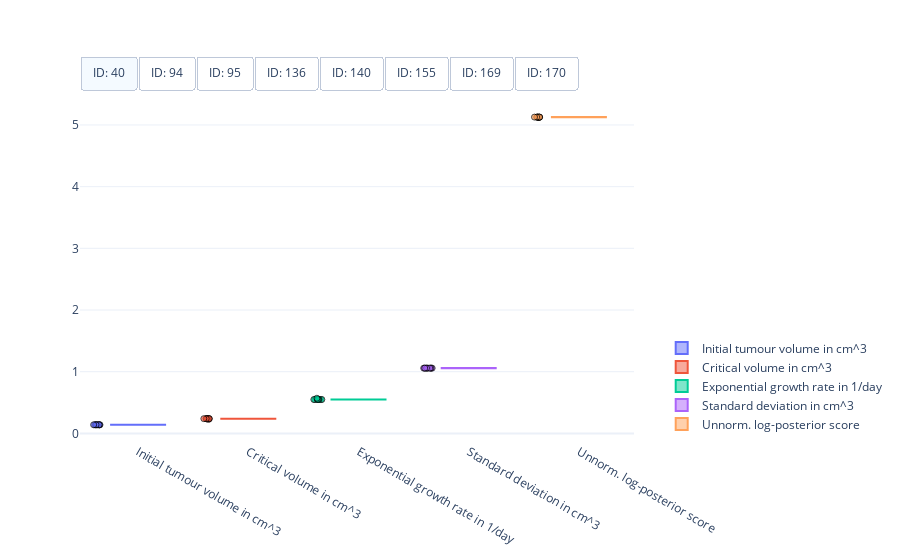

Notebook cell for this chart:
### Code cell
#
# Visualisation of the spread of optimised model parameters for multiple runs from different initial points.
#
# This cell needs the above optimised parameters, and their respective objective function scores, as well as the data
# [mouse_parameters, log_posterior_scores, data]
#

import plotly.colors
import plotly.graph_objects as go


# Get mouse ids
mouse_ids = data['#ID'].unique()

# Get number of parameters + score (for visualisation)
n_params = mouse_parameters.shape[2] + 1

# Define colorscheme
colors = plotly.colors.qualitative.Plotly[:n_params]

# Get optimised parameters
optimised_parameters = mouse_parameters

# Get optimised parameters
scores = log_posterior_scores

# Create figure
fig = go.Figure()

# Box plot of optimised model parameters
for index, id_m in enumerate(mouse_ids):
    # Get optimised parameters
    parameters = optimised_parameters[index, ...]

    # Get scores
    score = scores[index, :]

    # Create box plot of for initial tumour volume
    fig.add_trace(
        go.Box(
            y=parameters[:, 0],  
            name="Initial tumour volume in cm^3",
            boxpoints='all',
            jitter=0.2,
            pointpos=-1.5,
            visible=True if index == 0 else False,
            marker=dict(
                symbol='circle',
                opacity=0.7,
                line=dict(color='black', width=1)),
            marker_color=colors[0],
            line_color=colors[0]))

    # Create box plot for critical volume
    fig.add_trace(
        go.Box(
            y=parameters[:, 1],  
            name="Critical volume in cm^3",
            boxpoints='all',
            jitter=0.2,
            pointpos=-1.5,
            visible=True if index == 0 else False,
            marker=dict(
                symbol='circle',
                opacity=0.7,
                line=dict(color='black', width=1)),
            marker_color=colors[1],
            line_color=colors[1]))

    # Create box plot of for exponential tumour growth
    fig.add_trace(
        go.Box(
            y=parameters[:, 2],  
            name="Exponential growth rate in 1/day",
            boxpoints='all',
            jitter=0.2,
            pointpos=-1.5,
            visible=True if index == 0 else False,
            marker=dict(
                symbol='circle',
                opacity=0.7,
                line=dict(color='black', width=1)),
            marker_color=colors[2],
            line_color=colors[2]))

    # Create box plot for sigma
    fig.add_trace(
        go.Box(
            y=parameters[:, 3],  
            name="Standard deviation in cm^3",
            boxpoints='all',
            jitter=0.2,
            pointpos=-1.5,
            visible=True if index == 0 else False,
            marker=dict(
                symbol='circle',
                opacity=0.7,
                line=dict(color='black', width=1)),
            marker_color=colors[3],
            line_color=colors[3]))
    
    # Create box plot of for objective function score
    fig.add_trace(
        go.Box(
            y=score,  
            name="Unnorm. log-posterior score",
            boxpoints='all',
            jitter=0.2,
            pointpos=-1.5,
            visible=True if index == 0 else False,
            marker=dict(
                symbol='circle',
                opacity=0.7,
                line=dict(color='black', width=1)),
            marker_color=colors[4],
            line_color=colors[4]))

# Set figure size
fig.update_layout(
    autosize=True,
    template="plotly_white")

# Add switch between mice
fig.update_layout(
    updatemenus=[
        dict(
            type = "buttons",
            direction = "right",
            buttons=list([
                dict(
                    args=[{"visible": [True]*5 + [False]*(5 * 7)}],
                    label="ID: %d" % mouse_ids[0],
                    method="restyle"
                ),
                dict(
                    args=[{"visible": [False]*5 + [True]*5 + [False]*(5 * 6)}],
                    label="ID: %d" % mouse_ids[1],
                    method="restyle"
                ),
                dict(
                    args=[{"visible": [False]*(5 * 2) + [True]*5 + [False]*(5 * 5)}],
                    label="ID: %d" % mouse_ids[2],
                    method="restyle"
                ),
                dict(
                    args=[{"visible": [False]*(5 * 3) + [True]*5 + [False]*(5 * 4)}],
                    label="ID: %d" % mouse_ids[3],
                    method="restyle"
                ),
                dict(
                    args=[{"visible": [False]*(5 * 4) + [True]*5 + [False]*(5 * 3)}],
                    label="ID: %d" % mouse_ids[4],
                    method="restyle"
                ),
                dict(
                    args=[{"visible": [False]*(5 * 5) + [True]*5 + [False]*(5 * 2)}],
                    label="ID: %d" % mouse_ids[5],
                    method="restyle"
                ),
                dict(
                    args=[{"visible": [False]*(5 * 6) + [True]*5 + [False]* 5}],
                    label="ID: %d" % mouse_ids[6],
                    method="restyle"
                ),
                dict(
                    args=[{"visible": [False]*(5 * 7) + [True]*5}],
                    label="ID: %d" % mouse_ids[7],
                    method="restyle"
                )
            ]),
            pad={"r": 0, "t": -10},
            showactive=True,
            x=0.0,
            xanchor="left",
            y=1.1,
            yanchor="top"
        )
    ]
)

# Position legend
fig.update_layout(legend=dict(
    yanchor="bottom",
    y=0.01,
    xanchor="left",
    x=1.05))

# Show figure
fig.show()

### Figure 1 — Plotly figure (JSON) as saved in the notebook; plotly's stock layout.template omitted (floating-point values rounded to 4 significant figures)
{"data": [{"boxpoints": "all", "jitter": 0.2, "line": {"color": "#636EFA"}, "marker": {"color": "#636EFA", "line": {"color": "black", "width": 1}, "opacity": 0.7, "symbol": "circle"}, "name": "Initial tumour volume in cm^3", "pointpos": -1.5, "type": "box", "visible": true, "y": [0.1392, 0.14, 0.1391, 0.1397, 0.1395, 0.1377, 0.1398, 0.1397, 0.1393, 0.1397]}, {"boxpoints": "all", "jitter": 0.2, "line": {"color": "#EF553B"}, "marker": {"color": "#EF553B", "line": {"color": "black", "width": 1}, "opacity": 0.7, "symbol": "circle"}, "name": "Critical volume in cm^3", "pointpos": -1.5, "type": "box", "visible": true, "y": [0.2377, 0.2389, 0.2375, 0.2384, 0.2381, 0.2274, 0.2387, 0.2384, 0.2378, 0.2385]}, {"boxpoints": "all", "jitter": 0.2, "line": {"color": "#00CC96"}, "marker": {"color": "#00CC96", "line": {"color": "black", "width": 1}, "opacity": 0.7, "symbol": "circle"}, "name": "Exponential growth rate in 1/day", "pointpos": -1.5, "type": "box", "visible": true, "y": [0.5511, 0.5485, 0.5515, 0.5495, 0.55, 0.5699, 0.5488, 0.5496, 0.5508, 0.5494]}, {"boxpoints": "all", "jitter": 0.2, "line": {"color": "#AB63FA"}, "marker": {"color": "#AB63FA", "line": {"color": "black", "width": 1}, "opacity": 0.7, "symbol": "circle"}, "name": "Standard deviation in cm^3", "pointpos": -1.5, "type": "box", "visible": true, "y": [1.058, 1.058, 1.058, 1.058, 1.058, 1.058, 1.058, 1.058, 1.058, 1.058]}, {"boxpoints": "all", "jitter": 0.2, "line": {"color": "#FFA15A"}, "marker": {"color": "#FFA15A", "line": {"color": "black", "width": 1}, "opacity": 0.7, "symbol": "circle"}, "name": "Unnorm. log-posterior score", "pointpos": -1.5, "type": "box", "visible": true, "y": [5.127, 5.127, 5.127, 5.127, 5.127, 5.121, 5.127, 5.127, 5.128, 5.127]}, {"boxpoints": "all", "jitter": 0.2, "line": {"color": "#636EFA"}, "marker": {"color": "#636EFA", "line": {"color": "black", "width": 1}, "opacity": 0.7, "symbol": "circle"}, "name": "Initial tumour volume in cm^3", "pointpos": -1.5, "type": "box", "visible": false, "y": [0.0748, 0.07456, 0.0748, 0.0748, 0.0748, 0.0748, 0.07499, 0.07455, 0.07455, 0.0753]}, {"boxpoints": "all", "jitter": 0.2, "line": {"color": "#EF553B"}, "marker": {"color": "#EF553B", "line": {"color": "black", "width": 1}, "opacity": 0.7, "symbol": "circle"}, "name": "Critical volume in cm^3", "pointpos": -1.5, "type": "box", "visible": false, "y": [0.06177, 0.06049, 0.06177, 0.06177, 0.06177, 0.06177, 0.06206, 0.06049, 0.06046, 0.0647]}, {"boxpoints": "all", "jitter": 0.2, "line": {"color": "#00CC96"}, "marker": {"color": "#00CC96", "line": {"color": "black", "width": 1}, "opacity": 0.7, "symbol": "circle"}, "name": "Exponential growth rate in 1/day", "pointpos": -1.5, "type": "box", "visible": false, "y": [0.3301, 0.3358, 0.3301, 0.3301, 0.3301, 0.3301, 0.3286, 0.3358, 0.336, 0.3179]}, {"boxpoints": "all", "jitter": 0.2, "line": {"color": "#AB63FA"}, "marker": {"color": "#AB63FA", "line": {"color": "black", "width": 1}, "opacity": 0.7, "symbol": "circle"}, "name": "Standard deviation in cm^3", "pointpos": -1.5, "type": "box", "visible": false, "y": [1.023, 1.023, 1.023, 1.023, 1.023, 1.023, 1.023, 1.023, 1.023, 1.023]}, {"boxpoints": "all", "jitter": 0.2, "line": {"color": "#FFA15A"}, "marker": {"color": "#FFA15A", "line": {"color": "black", "width": 1}, "opacity": 0.7, "symbol": "circle"}, "name": "Unnorm. log-posterior score", "pointpos": -1.5, "type": "box", "visible": false, "y": [23.48, 23.48, 23.48, 23.48, 23.48, 23.48, 23.48, 23.48, 23.48, 23.48]}, {"boxpoints": "all", "jitter": 0.2, "line": {"color": "#636EFA"}, "marker": {"color": "#636EFA", "line": {"color": "black", "width": 1}, "opacity": 0.7, "symbol": "circle"}, "name": "Initial tumour volume in cm^3", "pointpos": -1.5, "type": "box", "visible": false, "y": [0.2209, 0.2209, 0.2209, 0.2209, 0.2209, 0.2209, 0.2209, 0.2209, 0.2209, 0.2209]}, {"boxpoints": "all", "jitter": 0.2, "line": {"color": "#EF553B"}, "marker": {"color": "#EF553B", "line": {"color": "black", "width": 1}, "opacity": 0.7, "symbol": "circle"}, "name": "Critical volume in cm^3", "pointpos": -1.5, "type": "box", "visible": false, "y": [1000.0, 1000.0, 1000.0, 1000.0, 1000.0, 1000.0, 1000.0, 1000.0, 1000.0, 1000.0]}, {"boxpoints": "all", "jitter": 0.2, "line": {"color": "#00CC96"}, "marker": {"color": "#00CC96", "line": {"color": "black", "width": 1}, "opacity": 0.7, "symbol": "circle"}, "name": "Exponential growth rate in 1/day", "pointpos": -1.5, "type": "box", "visible": false, "y": [0.1112, 0.1112, 0.1112, 0.1112, 0.1112, 0.1112, 0.1112, 0.1112, 0.1112, 0.1112]}, {"boxpoints": "all", "jitter": 0.2, "line": {"color": "#AB63FA"}, "marker": {"color": "#AB63FA", "line": {"color": "black", "width": 1}, "opacity": 0.7, "symbol": "circle"}, "name": "Standard deviation in cm^3", "pointpos": -1.5, "type": "box", "visible": false, "y": [1.105, 1.105, 1.105, 1.105, 1.105, 1.105, 1.105, 1.105, 1.105, 1.105]}, {"boxpoints": "all", "jitter": 0.2, "line": {"color": "#FFA15A"}, "marker": {"color": "#FFA15A", "line": {"color": "black", "width": 1}, "opacity": 0.7, "symbol": "circle"}, "name": "Unnorm. log-posterior score", "pointpos": -1.5, "type": "box", "visible": false, "y": [-0.5665, -0.5665, -0.5665, -0.5665, -0.5665, -0.5665, -0.5665, -0.5665, -0.5665, -0.5665]}, {"boxpoints": "all", "jitter": 0.2, "line": {"color": "#636EFA"}, "marker": {"color": "#636EFA", "line": {"color": "black", "width": 1}, "opacity": 0.7, "symbol": "circle"}, "name": "Initial tumour volume in cm^3", "pointpos": -1.5, "type": "box", "visible": false, "y": [0.149, 0.149, 0.149, 0.149, 0.1489, 0.1496, 0.1477, 0.149, 0.1489, 0.1501]}, {"boxpoints": "all", "jitter": 0.2, "line": {"color": "#EF553B"}, "marker": {"color": "#EF553B", "line": {"color": "black", "width": 1}, "opacity": 0.7, "symbol": "circle"}, "name": "Critical volume in cm^3", "pointpos": -1.5, "type": "box", "visible": false, "y": [1.187, 1.186, 1.186, 1.186, 1.186, 1.218, 1.128, 1.187, 1.186, 1.223]}, {"boxpoints": "all", "jitter": 0.2, "line": {"color": "#00CC96"}, "marker": {"color": "#00CC96", "line": {"color": "black", "width": 1}, "opacity": 0.7, "symbol": "circle"}, "name": "Exponential growth rate in 1/day", "pointpos": -1.5, "type": "box", "visible": false, "y": [0.1085, 0.1085, 0.1085, 0.1086, 0.1086, 0.1076, 0.1105, 0.1085, 0.1086, 0.1073]}, {"boxpoints": "all", "jitter": 0.2, "line": {"color": "#AB63FA"}, "marker": {"color": "#AB63FA", "line": {"color": "black", "width": 1}, "opacity": 0.7, "symbol": "circle"}, "name": "Standard deviation in cm^3", "pointpos": -1.5, "type": "box", "visible": false, "y": [1.055, 1.055, 1.055, 1.055, 1.055, 1.055, 1.055, 1.055, 1.055, 1.055]}, {"boxpoints": "all", "jitter": 0.2, "line": {"color": "#FFA15A"}, "marker": {"color": "#FFA15A", "line": {"color": "black", "width": 1}, "opacity": 0.7, "symbol": "circle"}, "name": "Unnorm. log-posterior score", "pointpos": -1.5, "type": "box", "visible": false, "y": [11.68, 11.68, 11.68, 11.68, 11.68, 11.68, 11.68, 11.68, 11.68, 11.68]}, {"boxpoints": "all", "jitter": 0.2, "line": {"color": "#636EFA"}, "marker": {"color": "#636EFA", "line": {"color": "black", "width": 1}, "opacity": 0.7, "symbol": "circle"}, "name": "Initial tumour volume in cm^3", "pointpos": -1.5, "type": "box", "visible": false, "y": [0.08418, 0.08418, 0.08418, 0.08418, 0.08418, 0.08418, 0.08418, 0.08418, 0.08418, 0.08418]}, {"boxpoints": "all", "jitter": 0.2, "line": {"color": "#EF553B"}, "marker": {"color": "#EF553B", "line": {"color": "black", "width": 1}, "opacity": 0.7, "symbol": "circle"}, "name": "Critical volume in cm^3", "pointpos": -1.5, "type": "box", "visible": false, "y": [1000.0, 1000.0, 1000.0, 1000.0, 1000.0, 1000.0, 1000.0, 1000.0, 1000.0, 1000.0]}, {"boxpoints": "all", "jitter": 0.2, "line": {"color": "#00CC96"}, "marker": {"color": "#00CC96", "line": {"color": "black", "width": 1}, "opacity": 0.7, "symbol": "circle"}, "name": "Exponential growth rate in 1/day", "pointpos": -1.5, "type": "box", "visible": false, "y": [0.1084, 0.1084, 0.1084, 0.1084, 0.1084, 0.1084, 0.1084, 0.1084, 0.1084, 0.1084]}, {"boxpoints": "all", "jitter": 0.2, "line": {"color": "#AB63FA"}, "marker": {"color": "#AB63FA", "line": {"color": "black", "width": 1}, "opacity": 0.7, "symbol": "circle"}, "name": "Standard deviation in cm^3", "pointpos": -1.5, "type": "box", "visible": false, "y": [1.108, 1.108, 1.108, 1.108, 1.108, 1.108, 1.108, 1.108, 1.108, 1.108]}, {"boxpoints": "all", "jitter": 0.2, "line": {"color": "#FFA15A"}, "marker": {"color": "#FFA15A", "line": {"color": "black", "width": 1}, "opacity": 0.7, "symbol": "circle"}, "name": "Unnorm. log-posterior score", "pointpos": -1.5, "type": "box", "visible": false, "y": [2.647, 2.647, 2.647, 2.647, 2.647, 2.647, 2.647, 2.647, 2.647, 2.647]}, {"boxpoints": "all", "jitter": 0.2, "line": {"color": "#636EFA"}, "marker": {"color": "#636EFA", "line": {"color": "black", "width": 1}, "opacity": 0.7, "symbol": "circle"}, "name": "Initial tumour volume in cm^3", "pointpos": -1.5, "type": "box", "visible": false, "y": [0.1333, 0.1329, 0.1333, 0.1333, 0.1333, 0.1333, 0.1333, 0.1333, 0.1333, 0.1333]}, {"boxpoints": "all", "jitter": 0.2, "line": {"color": "#EF553B"}, "marker": {"color": "#EF553B", "line": {"color": "black", "width": 1}, "opacity": 0.7, "symbol": "circle"}, "name": "Critical volume in cm^3", "pointpos": -1.5, "type": "box", "visible": false, "y": [0.275, 0.272, 0.275, 0.275, 0.275, 0.275, 0.275, 0.275, 0.275, 0.275]}, {"boxpoints": "all", "jitter": 0.2, "line": {"color": "#00CC96"}, "marker": {"color": "#00CC96", "line": {"color": "black", "width": 1}, "opacity": 0.7, "symbol": "circle"}, "name": "Exponential growth rate in 1/day", "pointpos": -1.5, "type": "box", "visible": false, "y": [0.3947, 0.398, 0.3947, 0.3947, 0.3947, 0.3947, 0.3947, 0.3947, 0.3947, 0.3947]}, {"boxpoints": "all", "jitter": 0.2, "line": {"color": "#AB63FA"}, "marker": {"color": "#AB63FA", "line": {"color": "black", "width": 1}, "opacity": 0.7, "symbol": "circle"}, "name": "Standard deviation in cm^3", "pointpos": -1.5, "type": "box", "visible": false, "y": [1.158, 1.158, 1.158, 1.158, 1.158, 1.158, 1.158, 1.158, 1.158, 1.158]}, {"boxpoints": "all", "jitter": 0.2, "line": {"color": "#FFA15A"}, "marker": {"color": "#FFA15A", "line": {"color": "black", "width": 1}, "opacity": 0.7, "symbol": "circle"}, "name": "Unnorm. log-posterior score", "pointpos": -1.5, "type": "box", "visible": false, "y": [-3.439, -3.439, -3.439, -3.439, -3.439, -3.439, -3.439, -3.439, -3.439, -3.439]}, {"boxpoints": "all", "jitter": 0.2, "line": {"color": "#636EFA"}, "marker": {"color": "#636EFA", "line": {"color": "black", "width": 1}, "opacity": 0.7, "symbol": "circle"}, "name": "Initial tumour volume in cm^3", "pointpos": -1.5, "type": "box", "visible": false, "y": [0.1238, 0.1233, 0.1238, 0.1233, 0.1238, 0.1233, 0.1233, 0.1238, 0.1233, 0.1233]}, {"boxpoints": "all", "jitter": 0.2, "line": {"color": "#EF553B"}, "marker": {"color": "#EF553B", "line": {"color": "black", "width": 1}, "opacity": 0.7, "symbol": "circle"}, "name": "Critical volume in cm^3", "pointpos": -1.5, "type": "box", "visible": false, "y": [0.8482, 0.8202, 0.8482, 0.8202, 0.8482, 0.8202, 0.8202, 0.8482, 0.8202, 0.8202]}, {"boxpoints": "all", "jitter": 0.2, "line": {"color": "#00CC96"}, "marker": {"color": "#00CC96", "line": {"color": "black", "width": 1}, "opacity": 0.7, "symbol": "circle"}, "name": "Exponential growth rate in 1/day", "pointpos": -1.5, "type": "box", "visible": false, "y": [0.08606, 0.08704, 0.08606, 0.08704, 0.08606, 0.08704, 0.08704, 0.08606, 0.08704, 0.08704]}, {"boxpoints": "all", "jitter": 0.2, "line": {"color": "#AB63FA"}, "marker": {"color": "#AB63FA", "line": {"color": "black", "width": 1}, "opacity": 0.7, "symbol": "circle"}, "name": "Standard deviation in cm^3", "pointpos": -1.5, "type": "box", "visible": false, "y": [1.015, 1.015, 1.015, 1.015, 1.015, 1.015, 1.015, 1.015, 1.015, 1.015]}, {"boxpoints": "all", "jitter": 0.2, "line": {"color": "#FFA15A"}, "marker": {"color": "#FFA15A", "line": {"color": "black", "width": 1}, "opacity": 0.7, "symbol": "circle"}, "name": "Unnorm. log-posterior score", "pointpos": -1.5, "type": "box", "visible": false, "y": [30.05, 30.04, 30.05, 30.04, 30.05, 30.04, 30.04, 30.05, 30.04, 30.04]}, {"boxpoints": "all", "jitter": 0.2, "line": {"color": "#636EFA"}, "marker": {"color": "#636EFA", "line": {"color": "black", "width": 1}, "opacity": 0.7, "symbol": "circle"}, "name": "Initial tumour volume in cm^3", "pointpos": -1.5, "type": "box", "visible": false, "y": [0.08705, 0.08701, 0.08705, 0.08705, 0.08705, 0.08705, 0.08705, 0.08705, 0.08719, 0.08719]}, {"boxpoints": "all", "jitter": 0.2, "line": {"color": "#EF553B"}, "marker": {"color": "#EF553B", "line": {"color": "black", "width": 1}, "opacity": 0.7, "symbol": "circle"}, "name": "Critical volume in cm^3", "pointpos": -1.5, "type": "box", "visible": false, "y": [2.671, 2.667, 2.669, 2.668, 2.671, 2.671, 2.671, 2.671, 2.756, 2.756]}, {"boxpoints": "all", "jitter": 0.2, "line": {"color": "#00CC96"}, "marker": {"color": "#00CC96", "line": {"color": "black", "width": 1}, "opacity": 0.7, "symbol": "circle"}, "name": "Exponential growth rate in 1/day", "pointpos": -1.5, "type": "box", "visible": false, "y": [0.07234, 0.07237, 0.07235, 0.07235, 0.07234, 0.07234, 0.07234, 0.07234, 0.07209, 0.07209]}, {"boxpoints": "all", "jitter": 0.2, "line": {"color": "#AB63FA"}, "marker": {"color": "#AB63FA", "line": {"color": "black", "width": 1}, "opacity": 0.7, "symbol": "circle"}, "name": "Standard deviation in cm^3", "pointpos": -1.5, "type": "box", "visible": false, "y": [1.013, 1.013, 1.013, 1.013, 1.013, 1.013, 1.013, 1.013, 1.013, 1.013]}, {"boxpoints": "all", "jitter": 0.2, "line": {"color": "#FFA15A"}, "marker": {"color": "#FFA15A", "line": {"color": "black", "width": 1}, "opacity": 0.7, "symbol": "circle"}, "name": "Unnorm. log-posterior score", "pointpos": -1.5, "type": "box", "visible": false, "y": [31.66, 31.66, 31.66, 31.66, 31.66, 31.66, 31.66, 31.66, 31.66, 31.66]}], "layout": {"autosize": true, "legend": {"x": 1.05, "xanchor": "left", "y": 0.01, "yanchor": "bottom"}, "updatemenus": [{"buttons": [{"args": [{"visible": [true, true, true, true, true, false, false, false, false, false, false, false, false, false, false, false, false, false, false, false, false, false, false, false, false, false, false, false, false, false, false, false, false, false, false, false, false, false, false, false]}], "label": "ID: 40", "method": "restyle"}, {"args": [{"visible": [false, false, false, false, false, true, true, true, true, true, false, false, false, false, false, false, false, false, false, false, false, false, false, false, false, false, false, false, false, false, false, false, false, false, false, false, false, false, false, false]}], "label": "ID: 94", "method": "restyle"}, {"args": [{"visible": [false, false, false, false, false, false, false, false, false, false, true, true, true, true, true, false, false, false, false, false, false, false, false, false, false, false, false, false, false, false, false, false, false, false, false, false, false, false, false, false]}], "label": "ID: 95", "method": "restyle"}, {"args": [{"visible": [false, false, false, false, false, false, false, false, false, false, false, false, false, false, false, true, true, true, true, true, false, false, false, false, false, false, false, false, false, false, false, false, false, false, false, false, false, false, false, false]}], "label": "ID: 136", "method": "restyle"}, {"args": [{"visible": [false, false, false, false, false, false, false, false, false, false, false, false, false, false, false, false, false, false, false, false, true, true, true, true, true, false, false, false, false, false, false, false, false, false, false, false, false, false, false, false]}], "label": "ID: 140", "method": "restyle"}, {"args": [{"visible": [false, false, false, false, false, false, false, false, false, false, false, false, false, false, false, false, false, false, false, false, false, false, false, false, false, true, true, true, true, true, false, false, false, false, false, false, false, false, false, false]}], "label": "ID: 155", "method": "restyle"}, {"args": [{"visible": [false, false, false, false, false, false, false, false, false, false, false, false, false, false, false, false, false, false, false, false, false, false, false, false, false, false, false, false, false, false, true, true, true, true, true, false, false, false, false, false]}], "label": "ID: 169", "method": "restyle"}, {"args": [{"visible": [false, false, false, false, false, false, false, false, false, false, false, false, false, false, false, false, false, false, false, false, false, false, false, false, false, false, false, false, false, false, false, false, false, false, false, true, true, true, true, true]}], "label": "ID: 170", "method": "restyle"}], "direction": "right", "pad": {"r": 0, "t": -10}, "showactive": true, "type": "buttons", "x": 0, "xanchor": "left", "y": 1.1, "yanchor": "top"}]}}
